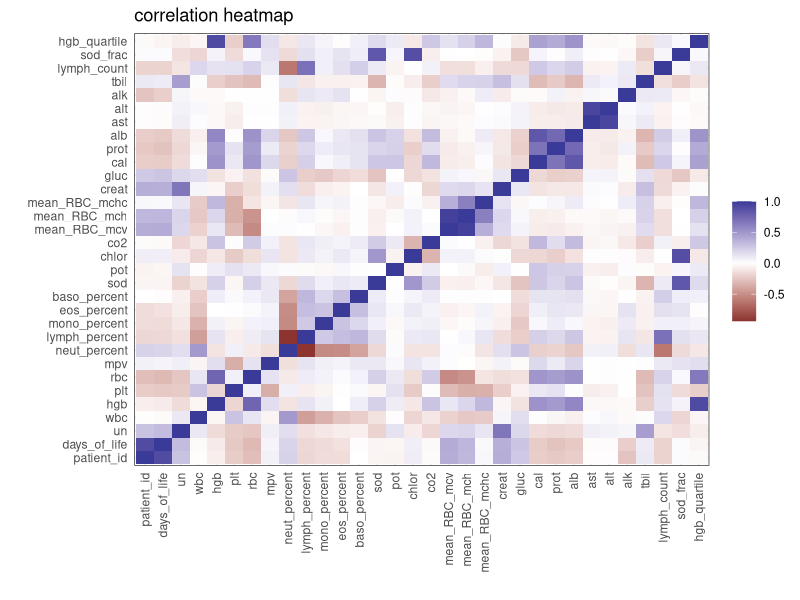
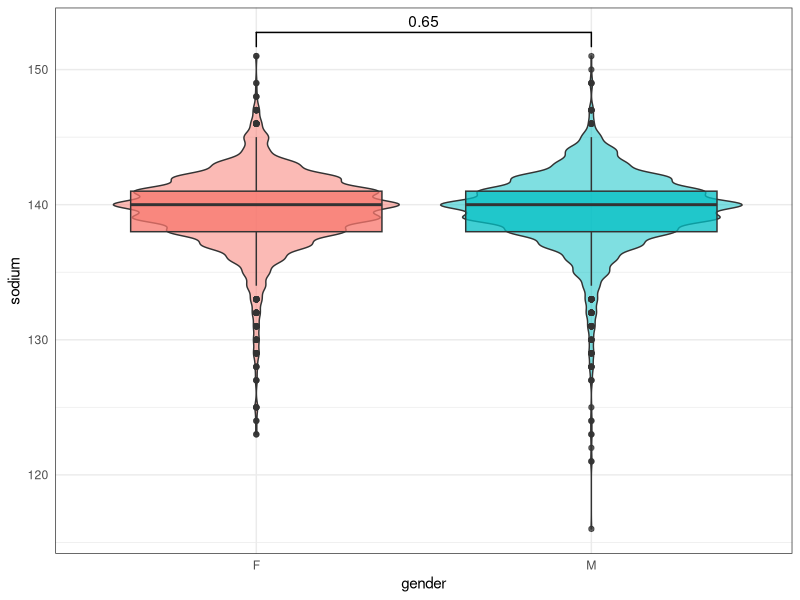
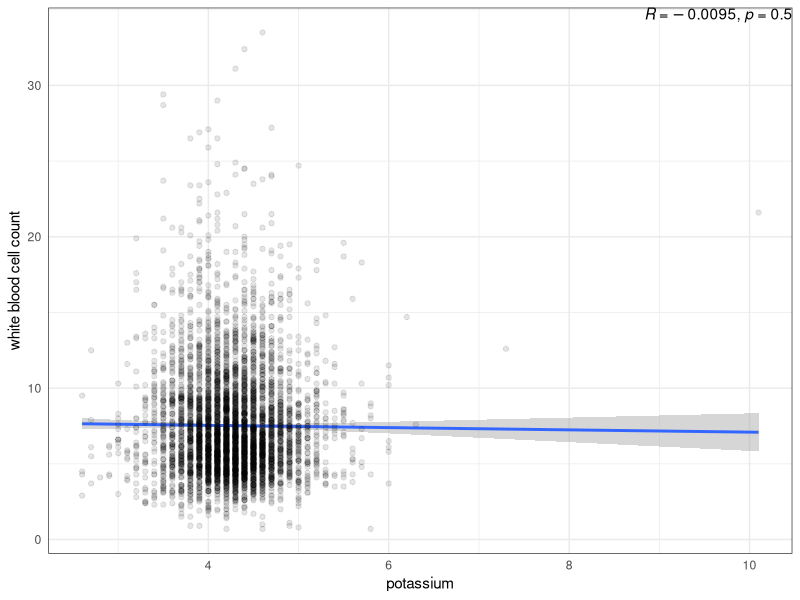
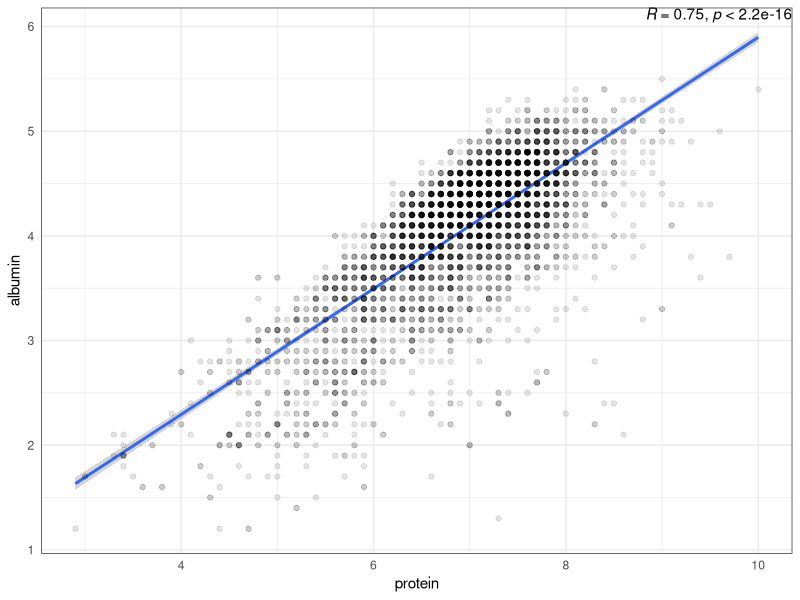
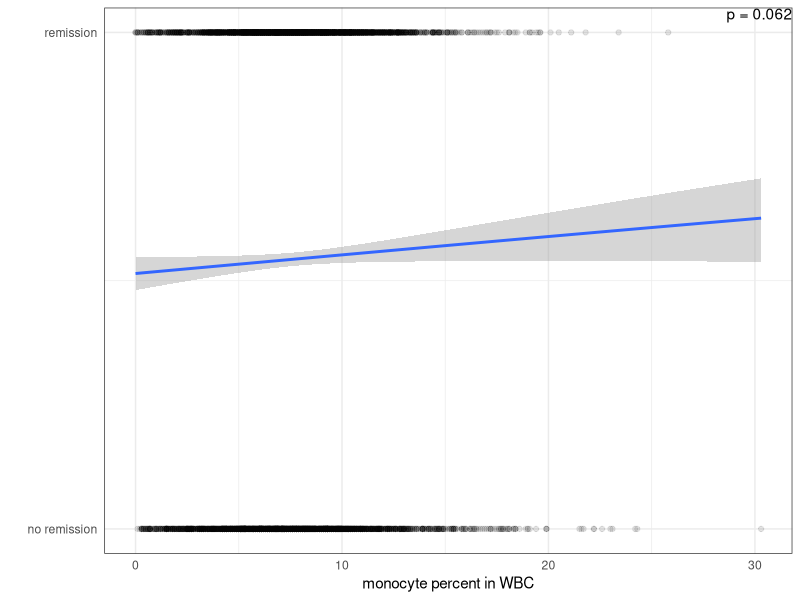
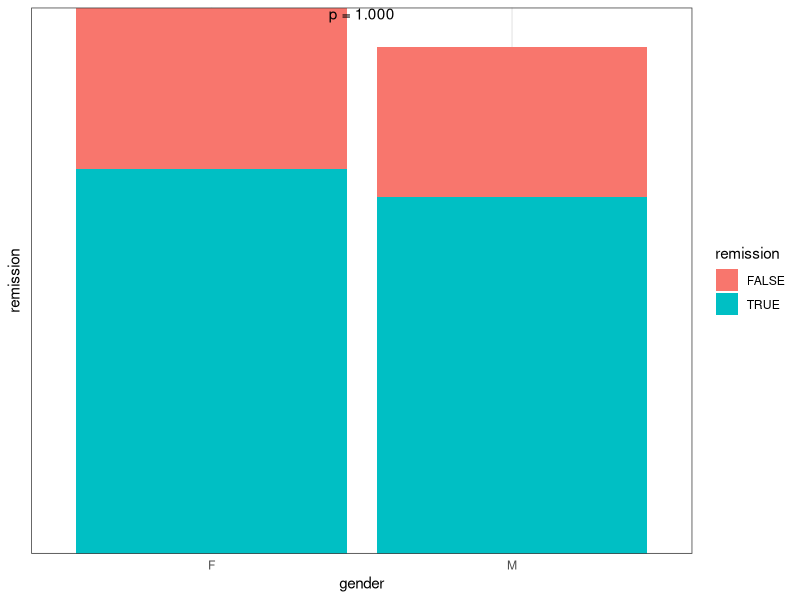

These figures' R source, in order: (Note: this script raises an error after producing the figures.)
## ---- chunk 1
knitr::opts_chunk$set(echo = TRUE)
## ---- chunk 2
library(tidyverse)
library(here)
library(reshape2)
library(ggpubr)
library(patchwork)

df = read_table(here("Data", "joined_adjusted.tsv"))

theme_set(theme_bw() +
            theme(axis.ticks = element_blank()))
## ---- chunk 3
cor(df[, sapply(df, is.numeric)], use = "complete.obs") %>%
  reshape2::melt() %>%
  ggplot(aes(Var1, Var2, fill = value)) +
  geom_tile() +
  scale_fill_gradient2() +
  theme(axis.text.x = element_text(angle = 90, hjust = 1, vjust = .5)) +
  labs(x = "", y = "", fill = "", title = "correlation heatmap")
## ---- chunk 4
df %>%
  ggplot(aes(gender, sod, fill = gender)) +
  geom_violin(alpha = .5) +
  geom_boxplot(alpha = .75) +
  geom_signif(comparisons = list(c("M", "F")), test = "wilcox.test") +
  labs(y = "sodium") +
  theme(legend.position = "none")
## ---- chunk 5
p_val = signif(wilcox.test(df[df$gender == "F",]$sod, df[df$gender == "M",]$sod)$p.value, 2)
## ---- chunk 6
df %>%
  ggplot(aes(pot, wbc)) +
  geom_smooth(method = "lm") +
  geom_point(alpha = .1) +
  stat_cor(label.x = Inf, label.y = Inf, hjust = 1, vjust = 1) +
  labs(x = "potassium", y = "white blood cell count")
## ---- chunk 7
ct = cor.test(df$pot, df$wbc)
pearson_r = signif(ct$estimate, 2)
p_val = signif(ct$p.value, 2)
## ---- chunk 8
df %>%
  ggplot(aes(prot, alb)) +
  geom_smooth(method = "lm") +
  geom_point(alpha = .1) +
  stat_cor(label.x = Inf, label.y = Inf, hjust = 1, vjust = 1) +
  labs(x = "protein", y = "albumin")
## ---- chunk 9
ct = cor.test(df$prot, df$alb)
pearson_r = signif(ct$estimate, 2)
p_val = sub(".*< (\\d+\\.\\d+e-\\d+)$", "\\1", 
            grep("p-value", capture.output(ct), value = T))
## ---- chunk 10
# p-value from logistic regression model
model = glm(remission ~ mono_percent, data = df, family = binomial)
p_val = summary(model)$coefficients[2,4]

df %>%
  ggplot(aes(mono_percent, as.integer(remission))) + 
  geom_smooth(method="glm", method.args=list(family="binomial")) +
  geom_point(alpha = .1) +
  annotate("text", x = Inf, y = Inf, 
           label = sprintf("p = %.3f", p_val), vjust = 1, hjust = 1) +
  labs(x = "monocyte percent in WBC", y = "") +
  scale_y_continuous(breaks = c(0, 1), labels = c("no remission", "remission"))
## ---- chunk 11
# Chi-squared test p-value
contingency_table = table(df$gender, df$remission)
chi_test = chisq.test(contingency_table)
p_val = chi_test$p.value

df %>%
  ggplot(aes(gender, remission, fill = remission)) +
  geom_col() +
  annotate("text", x = 1.5, y = Inf, 
           label = sprintf("p = %.3f", p_val), vjust = 1, hjust = .5) +
  theme(axis.text.y = element_blank())


#extra plot
ggplot(df_adjusted) +
  aes(
    x = gender,
    y = remission
  ) +
  geom_count(colour="red")
## ---- chunk 12
# p-value from logistic regression model
model = glm(remission ~ chlor, data = df, family = binomial)
p_val = summary(model)$coefficients[2,4]

# plot
df %>%
  ggplot(aes(chlor, as.integer(remission))) + 
  geom_smooth(method="glm", method.args=list(family="binomial")) +
  geom_point(alpha = .1) +
  annotate("text", x = Inf, y = Inf, 
           label = sprintf("p = %.3e", p_val), vjust = 1, hjust = 1) +
  scale_y_continuous(breaks = c(0, 1), labels = c("no remission", "remission")) +
  labs(x = "chloride", y = "")

#extra plot remission vs. chloride
remission_chloride <- df %>%
  group_by(remission, chlor)%>%
  na.omit()

ggplot(data =remission_chloride) +
  aes(x= remission, y = chlor
  ) +
  geom_boxplot()

## ---- chunk 13
df %>%
  ggplot(aes(tbil, cal)) +
  geom_smooth(method = "lm") +
  geom_point(alpha = .1) +
  stat_cor(label.x = Inf, label.y = Inf, hjust = 1, vjust = 1) +
  labs(x = "total bilirubin", y = "calcium")
## ---- chunk 14
ct = cor.test(df$tbil, df$cal)
pearson_r = signif(ct$estimate, 2)
p_val = sub(".*< (\\d+\\.\\d+e-\\d+)$", "\\1", 
            grep("p-value", capture.output(ct), value = T))
## ---- chunk 15
df %>%
  ggplot(aes(gender, alt, fill = gender)) +
  geom_violin() +
  geom_signif(comparisons = list(c("M", "F")), test = "wilcox.test") +
  labs(y = "alanine transaminase") +
  theme(legend.position = "none")
## ---- chunk 16
p_val = signif(wilcox.test(df[df$gender == "F",]$alt, df[df$gender == "M",]$alt)$p.value, 2)
## ---- chunk 17
alt_m = df[df$gender == "M", ]$alt
alt_f = df[df$gender == "F", ]$alt
ggqqplot(alt_m, title = "male")
ggqqplot(alt_f, title = "female")
